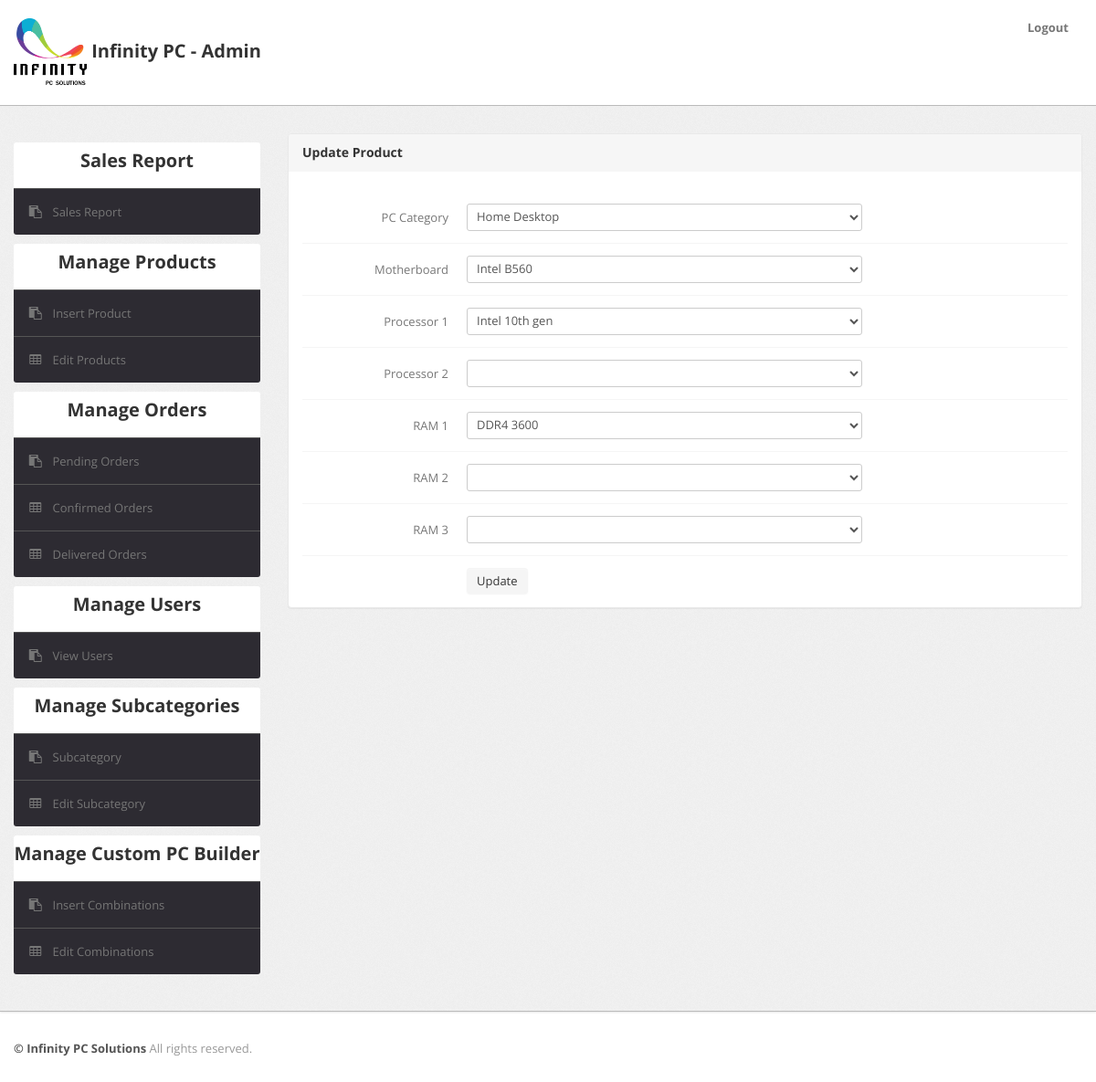
Screenshot of /admin/edit-combinations.php?id=1 (signed in) with the database file from the repository.
### tables this page shows
CREATE TABLE IF NOT EXISTS `pccombinations` (
  `id` int(11) NOT NULL AUTO_INCREMENT,
  `pcCategory` varchar(255) DEFAULT NULL,
  `mboard` varchar(255) DEFAULT NULL,
  `cpu1` varchar(255) DEFAULT NULL,
  `ram1` varchar(255) DEFAULT NULL,
  `hdd1` varchar(255) DEFAULT NULL,
  `psu1` varchar(255) DEFAULT NULL,
  `cooler1` varchar(255) DEFAULT NULL,
  `case1` varchar(255) DEFAULT NULL,
  `gpu1` varchar(255) DEFAULT NULL,
  PRIMARY KEY (`id`)
);

### admin/edit-combinations.php (the view, shortened to what this page needs)
<?php
   include('include/config.php');
   if(strlen($_SESSION['alogin'])==0)
   	{
   header('location:index.php');
   }
   else{
   	$pid=intval($_GET['id']);
   ?>
<!DOCTYPE html>
<html lang="en">
   <head>
      <link type="text/css" href="bootstrap/css/bootstrap.min.css" rel="stylesheet">
      <link type="text/css" href="bootstrap/css/bootstrap-responsive.min.css" rel="stylesheet">
      <link type="text/css" href="css/theme.css" rel="stylesheet">
      <link type="text/css" href="images/icons/css/font-awesome.css" rel="stylesheet">
   </head>
   <body>
      <?php include('include/header.php');?>
      <div class="wrapper">
         <div class="container">
            <div class="row">
               <?php include('include/sidebar.php');?>
               <div class="span9">
                  <div class="content">
                     <div class="module">
                        <div class="module-head">
                           <h3>Update Product</h3>
                        </div>
                        <div class="module-body">
                           <br />
                           <form class="form-horizontal row-fluid" name="insertproduct" method="post" enctype="multipart/form-data">
                              <?php
                                 $query=mysqli_query($con,"select * from pccombinations where pccombinations.id='$pid'");
                                 while($row=mysqli_fetch_array($query))
                                 {
                                 ?>
                              <div class="control-group">
                                 <label class="control-label" for="basicinput">PC Category</label>
                                 <div class="controls">
                                    <select name="pcCategory" class="span8 tip" required>
                                       <option value="<?php echo htmlentities($row['pcCategory']);?>"><?php echo htmlentities($row['pcCategory']);?></option>
                                    </select>
                                 </div>
                              </div>
							  <div class="control-group">
                                 <label class="control-label" for="basicinput">Motherboard</label>
                                 <div class="controls">
                                    <select name="mboard" class="span8 tip" required>
                                       <option value="<?php echo htmlentities($row['mboard']);?>"><?php echo htmlentities($row['mboard']);?></option>
                                       <?php $query=mysqli_query($con,"select * from subcategory where categoryid=2");
                                          	?>
                                    </select>
                                 </div>
                              </div>
							  <div class="control-group">
                                 <label class="control-label" for="basicinput">Processor 1</label>
                                 <div class="controls">
                                    <select name="cpu1" class="span8 tip" required>
                                       <option value="<?php echo htmlentities($row['cpu1']);?>"><?php echo htmlentities($row['cpu1']);?></option>
                                       <?php $query=mysqli_query($con,"select * from subcategory where categoryid=1");
                                          	?>
                                    </select>
                                 </div>
                              </div>
							  <div class="control-group">
                                 <label class="control-label" for="basicinput">Processor 2</label>
                                 <div class="controls">
                                    <select name="cpu2" class="span8 tip" required>
                                       <option value="<?php echo htmlentities($row['cpu2']);?>"><?php echo htmlentities($row['cpu2']);?></option>
                                       <?php $query=mysqli_query($con,"select * from subcategory where categoryid=1");
                                          while($rw=mysqli_fetch_array($query))
                                          {
                                          	if($row['cpu2']==$rw['subcategory'])
                                          	{
                                          		continue;
                                          	}
                                          	else{
                                          	?>
                                       <option value="<?php echo $rw['subcategory'];?>"><?php echo $rw['subcategory'];?></option>
                                       <?php }} ?>
                                    </select>
                                 </div>
                              </div>
							  <div class="control-group">
                                 <label class="control-label" for="basicinput">RAM 1</label>
                                 <div class="controls">
                                    <select name="ram1" class="span8 tip" required>
                                       <option value="<?php echo htmlentities($row['ram1']);?>"><?php echo htmlentities($row['ram1']);?></option>
                                       <?php $query=mysqli_query($con,"select * from subcategory where categoryid=3");
                                          	?>
                                    </select>
                                 </div>
                              </div>
							  <div class="control-group">
                                 <label class="control-label" for="basicinput">RAM 2</label>
                                 <div class="controls">
                                    <select name="ram2" class="span8 tip" required>
                                       <option value="<?php echo htmlentities($row['ram2']);?>"><?php echo htmlentities($row['ram2']);?></option>
                                       <?php $query=mysqli_query($con,"select * from subcategory where categoryid=3");
                                          while($rw=mysqli_fetch_array($query))
                                          {
                                          	if($row['ram2']==$rw['subcategory'])
                                          	{
                                          		continue;
                                          	}
                                          	else{
                                          	?>
                                       <option value="<?php echo $rw['subcategory'];?>"><?php echo $rw['subcategory'];?></option>
                                       <?php }} ?>
                                    </select>
                                 </div>
                              </div>
							  <div class="control-group">
                                 <label class="control-label" for="basicinput">RAM 3</label>
                                 <div class="controls">
                                    <select name="ram3" class="span8 tip" required>
                                       <option value="<?php echo htmlentities($row['ram3']);?>"><?php echo htmlentities($row['ram3']);?></option>
                                       <?php $query=mysqli_query($con,"select * from subcategory where categoryid=3");
                                          while($rw=mysqli_fetch_array($query))
                                          {
                                          	if($row['ram3']==$rw['subcategory'])
                                          	{
                                          		continue;
                                          	}
                                          	else{
                                          	?>
                                       <option value="<?php echo $rw['subcategory'];?>"><?php echo $rw['subcategory'];?></option>
                                       <?php }} ?>
                                    </select>
                                 </div>
                              </div>
                              <?php } ?>
                              <div class="control-group">
                                 <div class="controls">
                                    <button type="submit" name="submit" class="btn">Update</button>
                                 </div>
                              </div>
                           </form>
                        </div>
                     </div>
                  </div>
               </div>
            </div>
         </div>
      </div>
      <?php include('include/footer.php');?>
   </body>
   <?php } ?>

### admin/css/theme.css (style rules this page uses)
body { font-size: 13px; font-family: 'Open Sans', Arial, sans-serif; background: #fff; color: #777 }
h1, h2, h3, h4, h5, h6 { color: #333; margin-top: 0 }
h3 { font-size: 20px }
.wrapper { background: url(../images/bg.png) #eee; border-bottom: 1px solid #bbb; -webkit-box-shadow: 0 1px 2px rgba(0,0,0,0.1); -moz-box-shadow: 0 1px 2px rgba(0,0,0,0.1); box-shadow: 0 1px 2px rgba(0,0,0,0.1); padding: 30px 0 }
form { margin: 0 }
select, textarea, input[type="text"], input[type="password"], input[type="datetime"], input[type="datetime-local"], input[type="date"], input[type="month"], input[type="time"], input[type="week"], input[type="number"], input[type="email"], input[type="url"], input[type="search"], input[type="tel"], input[type="color"], .uneditable-input, label, input, button, select, textarea { -webkit-border-radius: 3px; -moz-border-radius: 3px; border-radius: 3px; font-size: 13px; font-family: 'Open Sans', Tahoma, Arial, sans-serif }
.module { background: #fff; -webkit-border-radius: 3px; -moz-border-radius: 3px; border-radius: 3px; border: 1px solid #ccc; border-bottom-color: #bbb; -webkit-box-shadow: 0 0 1px rgba(0,0,0,0.2); -moz-box-shadow: 0 0 1px rgba(0,0,0,0.2); box-shadow: 0 0 1px rgba(0,0,0,0.2); margin-bottom: 30px }
.form-horizontal .control-group, .form-vertical .control-group { margin-bottom: 0 }
.form-horizontal .control-group+.control-group, .form-vertical .control-group+.control-group { margin-top: 13px; padding-top: 13px; border-top: 1px solid #f5f5f5 }
.btn, .btn-box { -webkit-border-radius: 3px; -moz-border-radius: 3px; border-radius: 3px }
.btn { font-size: 13px; font-weight: 600 }
.btn { display: inline-block; margin-bottom: 0; font-weight: 400; text-align: center; vertical-align: middle; cursor: pointer; background-image: none; border: 1px solid transparent; white-space: nowrap; padding: 4px 10px; font-size: 13px; line-height: 1.42857; border-radius: 4px; -webkit-user-select: none; -moz-user-select: none; -ms-user-select: none; user-select: none }
.module { box-shadow: 0 0 3px rgba(0,0,0,.1); border-color: #e9e9e9; margin-bottom: 20px; background-color: #fff; border-radius: 4px; -webkit-box-shadow: 0 1px 1px rgba(0,0,0,.05); box-shadow: 0 1px 1px rgba(0,0,0,.05); }
.module-head { color: #767676; background-color: #f6f6f6; border-color: #e9e9e9; padding: 10px 15px; border-bottom: 1px solid transparent; border-top-right-radius: 3px; border-top-left-radius: 3px; }
.module-head h3 { font-size: 14px; line-height: 20px; height: 20px; margin: 0 }
.module-body { padding: 15px }

### rows the page displays
pccombinations: pcCategory "Home Desktop", mboard "Intel B560", cpu1 "Intel 10th gen", ram1 "DDR4 3600"
